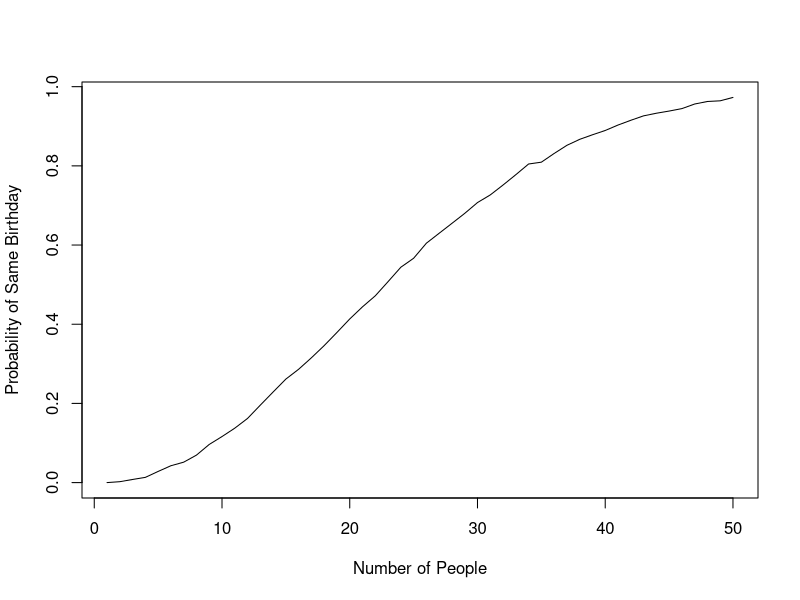

The R source for this figure:
birth.df <- data.frame(matrix(ncol = 2, nrow = 50))
colnames(birth.df) <- c('NumPeople', 'Prob')
birth.df$NumPeople <- rep(1:50)

#numpeople <- c()
#prob <- c()


for (people in 1:50){
  count <- 0
  for (sims in 1:10000){
    births <- sample(365, people, replace=TRUE)
    if (any(duplicated(births))){
      count <- count+1
    }
  #birth.df$NumPeople <- people
  birth.df$Prob[people] <- count / 10000
  #numpeople <- append(numpeople, people)
  #prob <- append(prob, count/1000)
  }
  
  #plot(numpeople, prob)
}
plot(birth.df$NumPeople, birth.df$Prob, type='l', 
     xlab='Number of People', ylab='Probability of Same Birthday')
